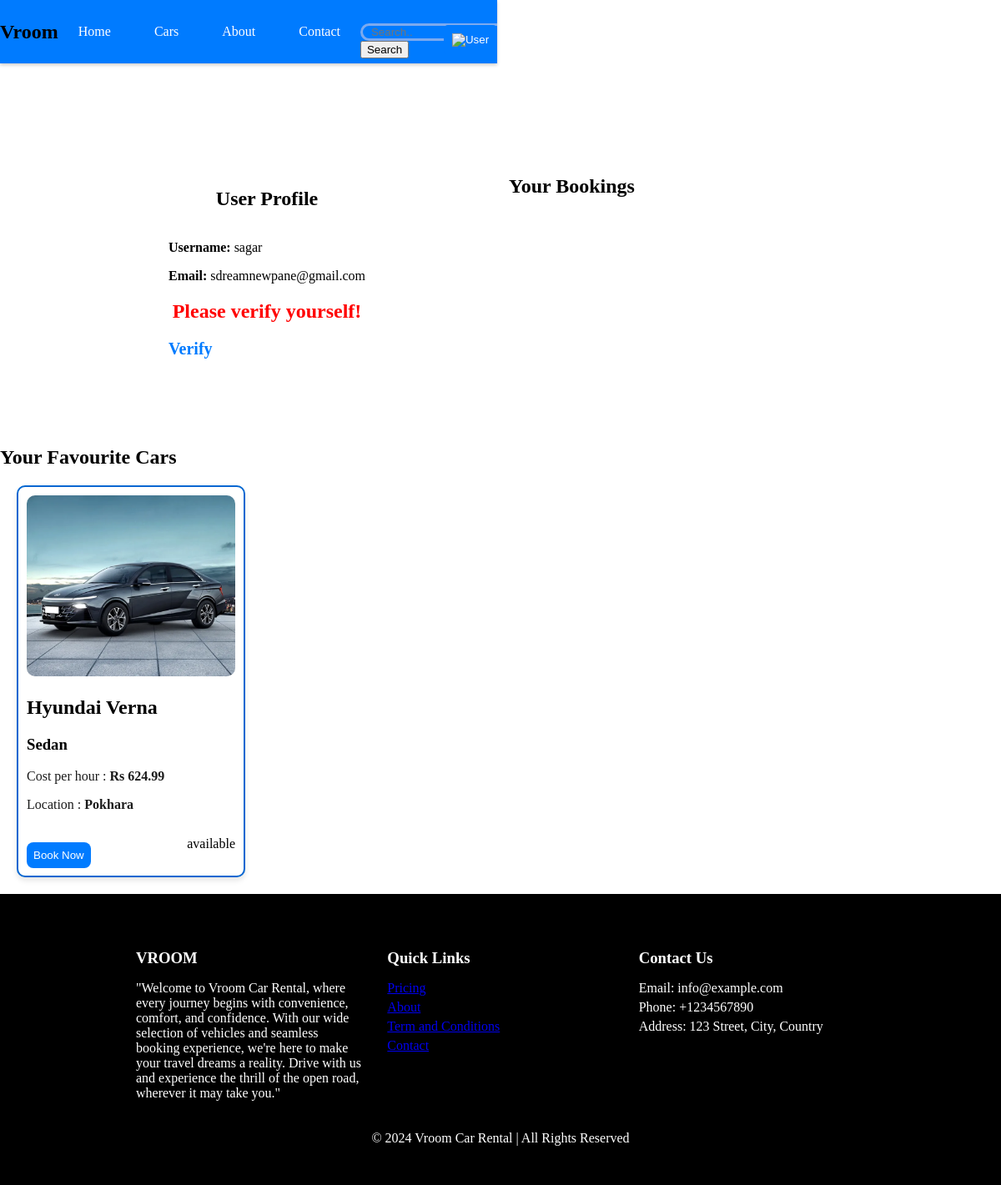
Page /cars/view_bookings/ (signed in) on the earlier database version.
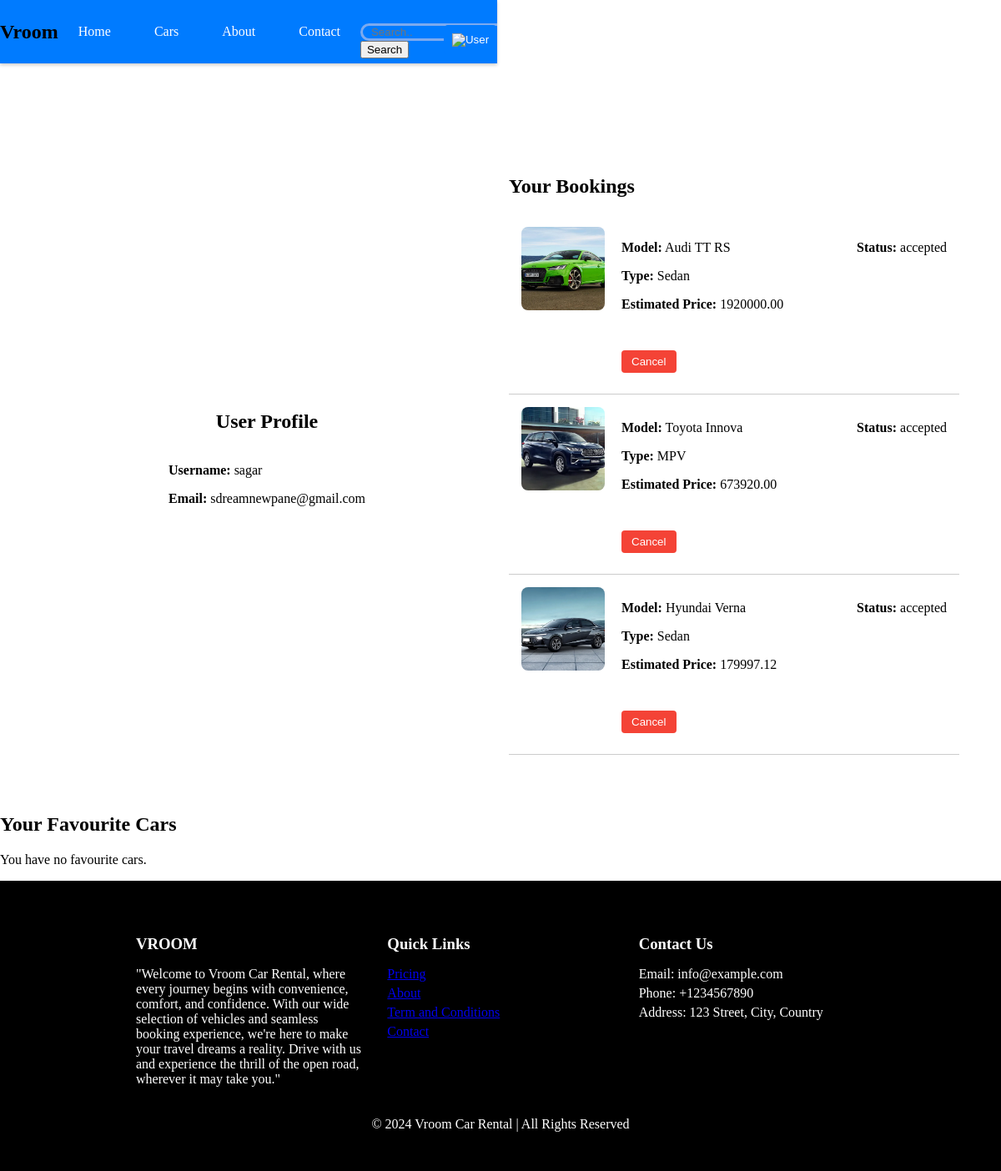
Same page on the later database version.
### accounts/models.py (models this page shows, shortened)
class Favourite(models.Model):
    user = models.ForeignKey('accounts.CustomUser', on_delete=models.CASCADE)
    car = models.ForeignKey('booking.Car', on_delete=models.CASCADE)
    class Meta:
        unique_together = ('user', 'car')

### booking/models.py (models this page shows, shortened)
class Car(models.Model):
    AVAILABILITY_CHOICES = [
        ('available', 'Available'),
        ('unavailable', 'Unavailable'),
        ('maintenance', 'Maintenance'),
    ]
    LOCATION_CHOICES = [('Kathmandu','Kathmandu'),('Pokhara','Pokhara')]
    TYPES = [('Sedan','Sedan'),('Sports','Sports'),('SUV','SUV'),('EV','EV'),('MPV','MPV')]
    car_location = models.CharField(max_length=100, choices=LOCATION_CHOICES)
    availability = models.CharField(max_length=20, choices=AVAILABILITY_CHOICES, default='available')
    image = models.ImageField(upload_to='car_images/', blank=True, null=True)
    hourly_rate = models.DecimalField(max_digits=10, decimal_places=2)
    type = models.CharField(max_length=20, choices=TYPES, default='Unknown')
    model = models.CharField(max_length=100)
    mileage = models.DecimalField(max_digits=5, decimal_places=2, default=0.0)
    transmission = models.CharField(max_length=50)
    seats = models.IntegerField(default=0)
    luggage = models.IntegerField(default=0)
    fuel = models.CharField(max_length=50)

class Booking(models.Model):
    STATUS_CHOICES = [
        ('pending', 'Pending'),
        ('accepted', 'Accepted'),
        ('rejected', 'Rejected'),
    ]
    user = models.ForeignKey(CustomUser, on_delete=models.CASCADE)
    car = models.ForeignKey(Car, on_delete=models.CASCADE)
    booking_date = models.DateTimeField(auto_now_add=True)  # Removed auto_now_add=True
    status = models.CharField(max_length=8, choices=STATUS_CHOICES, default='pending')
    estimated_price = models.DecimalField(max_digits=10, decimal_places=2, blank=True, null=True)
    drop_off_date = models.DateTimeField(default=datetime.now)
    pick_up_date = models.DateTimeField(default=datetime.now)

### booking/views.py (the view)
# urls.py: path('view_bookings/', view_bookings, name='view_bookings'),
@login_required(login_url='login')
def view_bookings(request):
    bookings = Booking.objects.filter(user=request.user)
    favourites = Favourite.objects.filter(user=request.user)
    try:
        id_verification = IDVerification.objects.get(user=request.user)
        id_verification_status = id_verification.status == 'verified'
    except IDVerification.DoesNotExist:
        id_verification_status = False
    return render(request, 'userprofile.html', {'bookings': bookings, 'user': request.user, 'id_verification_status': id_verification_status, 'favourites': favourites})

### booking/context_processors.py (called while the page is built)
def new_requests(request):
    return {
        'new_booking_requests': Booking.objects.filter(status='pending').count(),
        'new_verification_requests': IDVerification.objects.filter(status='pending').count(),
    }

### templates/userprofile.html (shortened to what this page needs)
{% extends "base.html" %}
{% load static %}
{% block head %}
    <link rel="stylesheet" href="{% static 'style.css' %}">
    <link rel="stylesheet" href="{% static 'userprofile.css' %}">
    <link rel="stylesheet" href="https://cdnjs.cloudflare.com/ajax/libs/font-awesome/6.0.0-beta3/css/all.min.css" />
    <link rel="stylesheet" href="https://cdn.jsdelivr.net/npm/flatpickr/dist/flatpickr.min.css">
{% endblock %}
{% block content %}
    <div class="user-profile-container">
        <div class="user-info-container">
            <div class="user-info">
                <h2>User Profile</h2>
                <div class="info">
                    <p><strong>Username:</strong> {{user.username}}</p>
                    <p><strong>Email:</strong> {{user.email}}</p>
                    {% if not id_verification_status %}
                        <h2 style="color: red;">Please verify yourself!</h2>
                        <h3><a href="{% url 'verify' %}">Verify</a></h3>
                    {% endif %}
                </div>
            </div>
        </div>
        <div class="booking-history-container">
            <div class="booking-history">
                <h2>Your Bookings</h2>
                {% for booking in bookings %}
                    <div class="booking">
                        <img src="{{ booking.car.image.url }}" alt="{{ booking.car.model }}" width="100"/>
                        <div class="details">
                            <p><strong>Model:</strong> {{ booking.car.model }}</p>
                            <p><strong>Type:</strong> {{ booking.car.type }}</p>
                            <p><strong>Estimated Price:</strong> {{ booking.estimated_price }}</p>
                            <button class="cancel-btn" data-booking-id="{{ booking.id }}">Cancel</button>
                        </div>
                        <p><strong>Status:</strong> {{ booking.status }}</p>
                    </div>
                {% endfor %}
            </div>
        </div>
    </div>
    <div class="favourite-cars-container">
        <h2>Your Favourite Cars</h2>
        {% for favourite in favourites %}
            <div class="car">
                <img src="{{ favourite.car.image.url }}" alt="{{ favourite.car.model }}" width="100"/>
                <h2>{{ favourite.car.model }}</h2>
                <h3>{{ favourite.car.type }}</h3>
                <p style="color: rgb(27, 27, 27);">Cost per hour : <strong>Rs {{ favourite.car.hourly_rate }}</strong></p>
                <p style="color: rgb(27, 27, 27);">Location : <strong>{{ favourite.car.car_location }}</strong></p>
                <div style="display: flex; justify-content: space-between; align-items: center; height: 50px;">
                    <a href="{% url 'bookings' favourite.car.id %}"><button type="button" style="background-color: #007bff; border-radius: 8px; padding: 8px; color: white;">Book Now</button></a>
                    <p class="availability {{ favourite.car.availability|lower }}">{{ favourite.car.availability }}</p>
                </div>
            </div>
        {% empty %}
            <p>You have no favourite cars.</p>
        {% endfor %}
    </div>
{% endblock %}

Differences in the rows shown:
removed Favourite: car.image (picture), car.model "Hyundai Verna", car.type "Sedan", car.hourly_rate "624.99", car.car_location "Pokhara", car.availability "available"
added Booking: car.image (picture), car.model "Audi TT RS", car.type "Sedan", estimated_price "1920000.00", status "accepted"
added Booking: car.image (picture), car.model "Toyota Innova", car.type "MPV", estimated_price "673920.00", status "accepted"
added Booking: car.image (picture), car.model "Hyundai Verna", car.type "Sedan", estimated_price "179997.12", status "accepted"
Other differences:
text no longer shown: "Please verify yourself! Verify"
text now shown: "You have no favourite cars."
